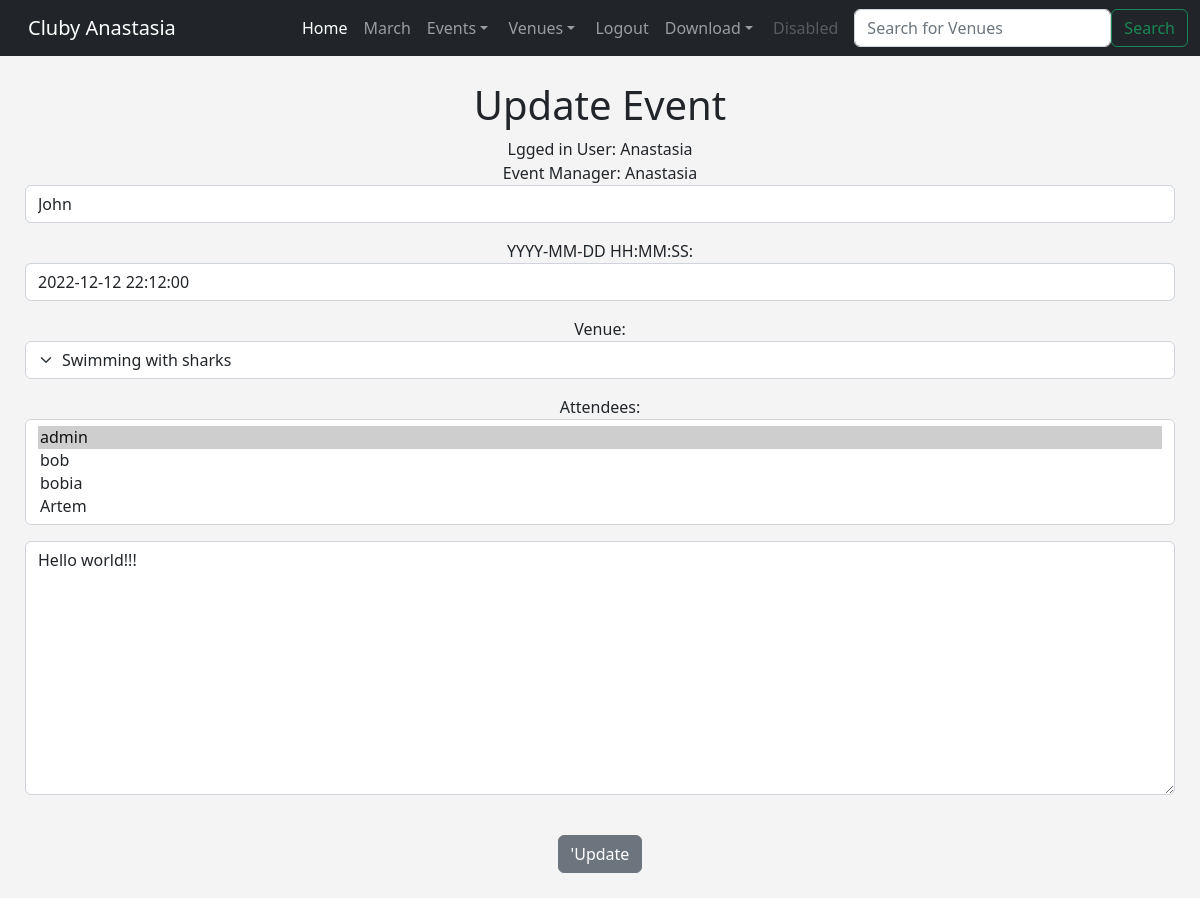
/update_event/4 (signed in), run on an earlier commit of the app's database.
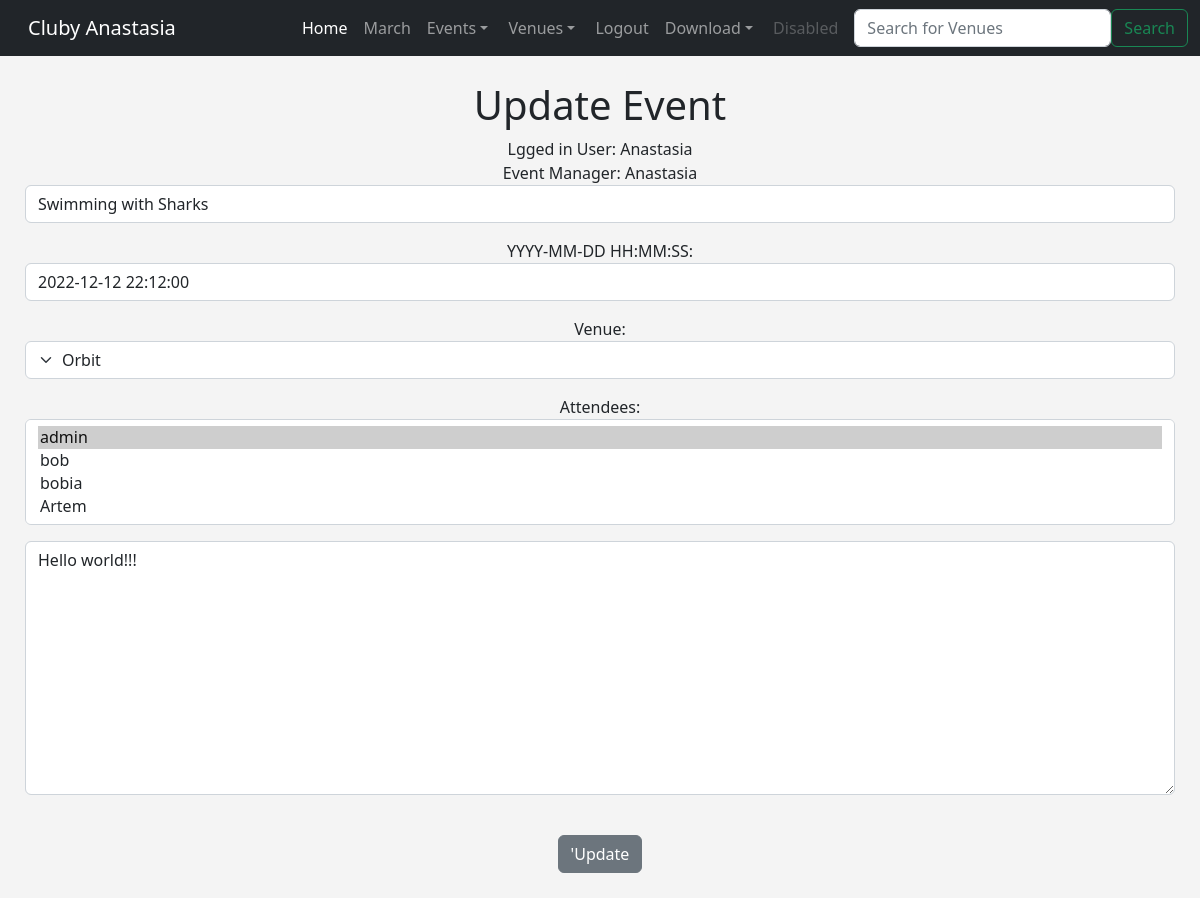
And on a later commit of the database.
### events/models.py (models this page shows, shortened)
class Event(models.Model):
    name = models.CharField('Event Name', max_length=120)
    event_date = models.DateTimeField('Event Date')
    venue = models.ForeignKey(Venue, blank=True, null=True, on_delete=models.CASCADE)
    manager = models.ForeignKey(User, blank=True, null=True, on_delete=models.SET_NULL)
    description = models.TextField(blank=True)
    attendees = models.ManyToManyField(User, related_name='attendees', blank=True)
    approved = models.BooleanField('Approved', default=False)

class Venue(models.Model):
    name = models.CharField('Venue Name', max_length = 120)
    address = models.CharField(max_length = 300)
    zip_code = models.CharField('Zip Code', max_length = 15)
    phone = models.CharField('Contact Phone', max_length = 25, blank=True)
    web = models.URLField('Website Address', blank=True)
    email_address = models.EmailField('Email Address', blank=True)
    owner = models.IntegerField("Venue Owner", blank=False, default=1)
    venue_image = models.ImageField(null=True, blank=True, upload_to='images/')
    def __str__(self):
        return self.name

### events/views.py (the view)
# urls.py: path('update_event/<event_id>', views.update_event, name='update-event'),
def update_event(request, event_id):
    event = Event.objects.get(pk=event_id)
    if request.user.is_superuser:
        form = EventFormAdmin(request.POST or None, instance=event)
    else:
        form = EventForm(request.POST or None, instance=event)
    if form.is_valid():
        form.save()
        return redirect('list-events')
    return render(request, 'events/update_event.html', {
        "event": event,
        'form': form,
    })

### events/forms.py
class EventForm(ModelForm):
    class Meta:
        model = Event
        fields = ('name', 'event_date', 'venue', 'attendees', 'description')
        labels = {
            'name':'',
            'event_date':'YYYY-MM-DD HH:MM:SS',
            'venue':'Venue',
            'attendees':'Attendees',
            'description':'',
        }
        widgets = {
            'name': forms.TextInput(attrs={'class': 'form-control', 'placeholder':'Event Name'}),
            'event_date': forms.TextInput(attrs={'class': 'form-control', 'placeholder':'Event Date'}),
            'venue': forms.Select(attrs={'class': 'form-select', 'placeholder':'Venue'}),
            'attendees': forms.SelectMultiple(attrs={'class': 'form-control', 'placeholder':'Attendees'}),
            'description': forms.Textarea(attrs={'class': 'form-control', 'placeholder':'Decription'}),
        }

### events/templates/events/update_event.html (shortened to what this page needs)
{% extends 'events/base.html' %}
{% block content %}
    <center>
    {% if user.is_authenticated %}
        {% if user == event.manager %}
            <h1>Update Event </h1>
            Lgged in User: {{ user }}
            <br>
            Event Manager: {{ event.manager }}
                <br>
                <form action="" method=POST>
                    {{ form.as_p }}
                    <br>
                    <input type="submit" value="'Update" class="btn btn-secondary">
                </form>
        {% else %}
            <p>Access Denied</p>
            <h1>Only the event Manager can update this Event</h1>
        {% endif %}
    {% else %}
        <p>Ooops! <a href="{% url 'login' %}">Login</a>  to wiev this page!</p>
    {% endif %}
    </center>
{% endblock %}

What changed in the data, as far as the page shows it:
changed Event "Hello world!!!": name "John" → "Swimming with Sharks"; venue "Swimming with sharks" → "Orbit"
